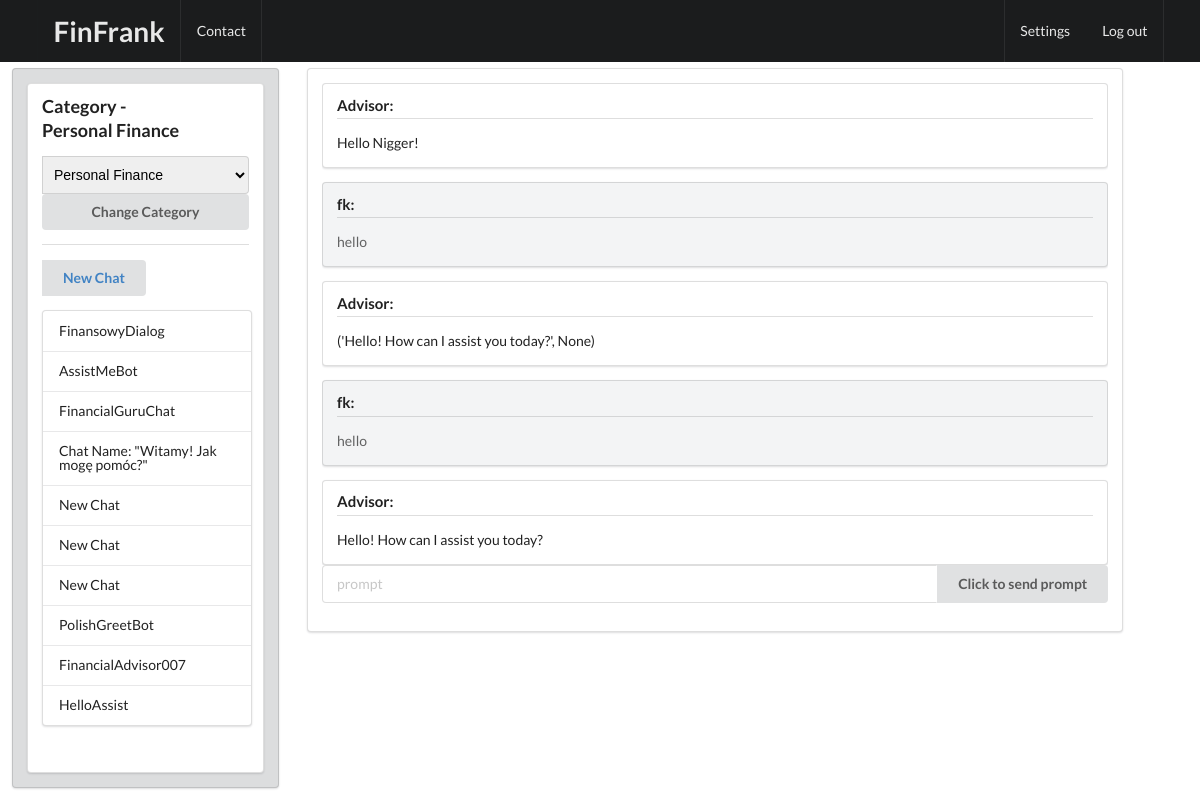
The page / (signed in) on the database its author committed.
### Chat/models.py (models this page shows, shortened)
class ChatInfo(models.Model):
    id_chat = models.UUIDField(primary_key=True, default=uuid.uuid4, editable=False)
    user = models.CharField(max_length=100)
    name_chat = models.TextField(default="New Chat")
    category = models.CharField(max_length=45, default="Personal Finance")
    created_at = models.DateTimeField(auto_now_add=True)

### Chat/views.py (the view)
# urls.py: path('', views.home, name="home"),
@login_required(login_url='signin')
def home(request):
    api_key = "XXX"
    user = request.user.username
    chat_categories = ['Personal Finance', 'Investments', 'Insurance', 'Car Insurance']
    conversation = ChatConversation(user, 20, api_key)
    obj = ChatInfo.objects.filter(user=user).order_by('-created_at').latest('created_at')
    chat_categories.remove(str(obj.category))
    chat_categories = [str(obj.category)] + chat_categories
    chat_queryset = ChatInfo.objects.filter(user=user, category=obj.category)
    chat_ids_names = list(chat_queryset.values_list('id_chat', 'name_chat'))
    chat_messages = ChatMessage.objects.filter(id_chat=obj.id_chat)
    if chat_messages.exists():
        conversation.messages = convertChatMessagesToMessages(chat_messages)
        if obj.name_chat == 'New Chat':
            obj.name_chat = generate_chat_name(api_key, chat_messages[0].prompt, chat_messages[0].response)
            obj.save()
    if request.method == "POST":
        if 'prompt' in request.POST:
            prompt = request.POST["prompt"]
            response, image = conversation.get_gptFunction(prompt)
            new_msg = ChatMessage(id_chat=obj, prompt=prompt, response=response, image = image)
            new_msg.save()
            messages_ = ChatMessage.objects.filter(id_chat=obj.id_chat).order_by('created_at')
            messages_ = [mark_safe(conversation.convertMessegesObjToHTML(messages_))]
            context = {'messages_': messages_,
                       'chat_ids_names ': chat_ids_names,
                       'chat_category': obj.category,
                       'chat_categories': chat_categories,
                       }
            return render(request, 'home.html', context=context)
        elif "new_category" in request.POST:
            category = request.POST["new_category"]
            obj = ChatInfo.objects.filter(user=user, category=category).order_by('-created_at').latest('created_at')
            return redirect('chat', pk=obj.id_chat)
        elif "new_chat" in request.POST:
            return redirect('new_chat', category=obj.category)
    else:
        messages_ = ChatMessage.objects.filter(id_chat=obj.id_chat).order_by('created_at')
        messages_ = [mark_safe(conversation.convertMessegesObjToHTML(messages_))]
        context = {'messages_': messages_,
                   'chat_ids_names': chat_ids_names,
                   'chat_category': obj.category,
                   'chat_categories': chat_categories
                   }
        return render(request, 'home.html', context=context)

### Chat/gpt.py (called while the page is built)
def convertChatMessagesToMessages(chat_messages):
    messages = []
    for chat_message in chat_messages:
        rowAssistant = {"role": "assistant", "content": chat_message.response}
        rowUser = {"role": "user", "content": chat_message.prompt}
        messages.append(rowAssistant)
        messages.append(rowUser)
    return messages

### Chat/templates/home.html (shortened to what this page needs)
{% extends "base.html" %}
{% block content %}
<div class="ui fixed inverted menu">
    <div class="ui container">
        <a href="#" class="header item"><h1>FinFrank</h1></a>
        <a href="#" class="item">Contact</a>
        <a href="/settings" class="right item">Settings</a>
        <a href="/logout" class="item">Log out</a>
    </div>
</div>
<div class="three column row">
    <div class="four wide column">
        <div class="ui tertiary segment" style="height: calc(100vh - 80px); margin-left: 1vw;">
            <div class = "ui segment" style = "overflow-y: scroll; height: calc(100vh - 110px)">
                <h3 class="ui header">Category - <div class="item">{{ chat_category }}</div></h3>
                    <form method="POST">
                        <div class="ui action fluid input">
                            <select name="new_category" class="ui fluid dropdown">
                                {% for category in chat_categories %}
                                    <option class = "item" value="{{ category }}">{{ category }}</option>
                                {% endfor %}
                            </select>
                        </div>
                        <button type="submit" class="ui fluid button" >Change Category</button>
                        <div class="ui divider"></div>
                        </form>
                        <form method="POST">
                        <div class="ui action input">
                            <button type="button" class="ui button" name="new_chat"><a href="/new_chat/{{chat_category}}">New Chat</a></button>
                        </div>
                        </form>
                        <form method="POST">
                            <div class="ui vertical menu">
                                {% for chat_id_name in chat_ids_names %}
                                    <a class="item" href="/chat/{{chat_id_name.0}}">{{ chat_id_name.1 }}</a>
                                {% endfor %}
                        </form>
                    </div>
            </div>
        </div>
    </div>
    <div class="eleven wide column" >
        <div class = "ui segment" >
            <div id = "scroll" style="overflow-y: scroll; max-height: calc(100vh - 70px - 80px)">
                {% for message in messages_ %}
                    <div class="alert alert-danger" role="alert">
                        {{ message }}
                    </div>
                {% endfor %}
            </div>
            <form method="POST">
            <div class="ui form">
                <div class="prompt-field">
                        <div class="ui fluid action input">
                            <input type="text" name="prompt" placeholder="prompt" class="ui input">
                            <button type="submit" class="ui button">Click to send prompt</button>
                        </div>
                    </form>
                </div>
            </div>
        </div>
    <div class="one wide column"></div>
{% endblock %}

### Chat/templates/base.html (shortened to what this page needs)
<html>
    <head>
        <link rel="stylesheet" href="https://cdn.jsdelivr.net/npm/semantic-ui@2.4.2/dist/semantic.min.css">
    </head>
<body>
    <div class = "ui tree grid" >
        {% block content %}
        {% endblock %}
</body>
</html>

### rows shown on the page
ChatInfo: category "Personal Finance", new_category "Personal Finance", name_chat "HelloAssist"
ChatInfo: name_chat "FinansowyDialog"
ChatInfo: name_chat "AssistMeBot"
ChatInfo: name_chat "FinancialGuruChat"
ChatInfo: name_chat "Chat Name: \"Witamy! Jak mogę pomóc?\""
ChatInfo: name_chat "New Chat"
ChatInfo: name_chat "New Chat"
ChatInfo: name_chat "New Chat"
ChatInfo: name_chat "PolishGreetBot"
ChatInfo: name_chat "FinancialAdvisor007"

### other values the page prints
{{ message }} "Advisor: Hello Nigger! fk: hello Advisor: ('Hello! How can I assist you today?', None) fk: hello Advisor: Hello! How can I assist you today?"
